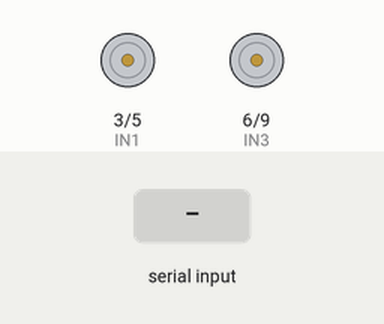
Bench run of a sketch on a simulated Arduino Uno, built with avr-gcc and run on an emulated ATmega328P. Shown: motor-driver pin pairs drawn as motors (green arrow = first pin HIGH = forward, orange = second pin HIGH = backward, longer = more drive, scaled by the enable pin). The test bench sets the inputs (shaded band).

Above: at 1.2 s.
1.3 s: "F" received over Serial
At 2.0 s:
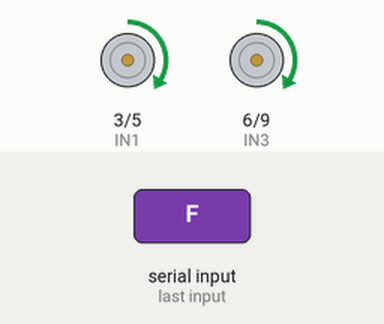
2.9 s: "B" received over Serial
At 4.1 s:
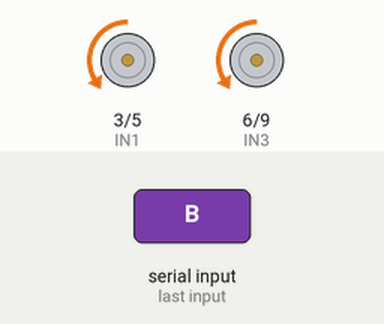
4.4 s: "L" received over Serial
At 5.2 s:
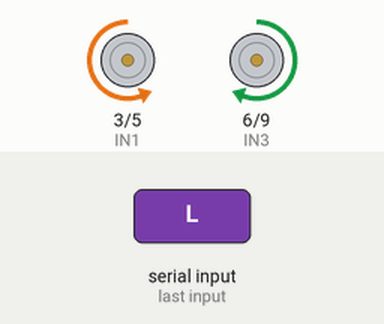
6.0 s: "R" received over Serial
At 6.5 s:
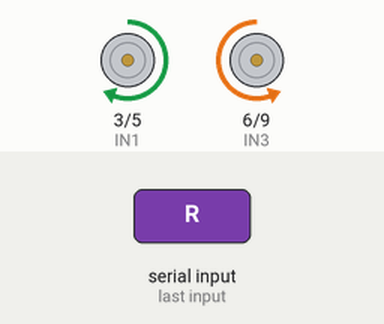
7.5 s: "I" received over Serial
At 8.0 s:
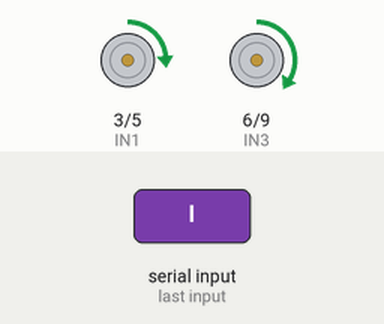
9.2 s: "G" received over Serial
At 9.9 s:
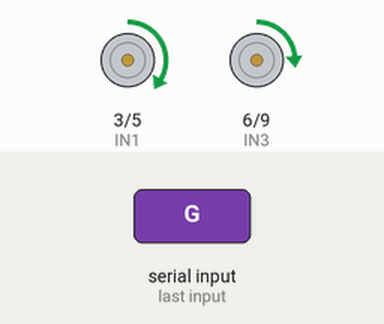
Timing chart, 0 to 11.7 s (numbered marks = the images above; inputs shaded):
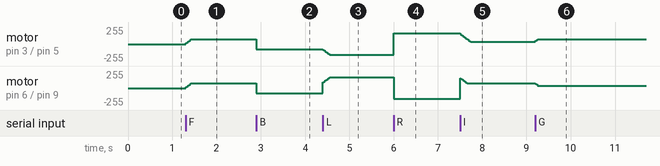

The sketch:

Version_1.ino
```cpp
// Pin definitions
#define ENA 10  // Enable/speed motor Right
#define ENB 11  // Enable/speed motor Left
#define IN1 3   // L298N in1 motor Right
#define IN2 5   // L298N in2 motor Right
#define IN3 6   // L298N in3 motor Left
#define IN4 9   // L298N in4 motor Left

// Constants for motor control
const int MAX_SPEED = 255;
const int MIN_SPEED = 0;
const int SPEED_INCREMENT = 10;
const int TURN_SPEED_REDUCTION = 2;  // Less aggressive than 4
const unsigned long ACCELERATION_DELAY = 20;  // ms between speed changes
const int TURNING_BASE_SPEED = 160;  // Base speed for turns
const unsigned long debounceDelay = 50;  // 50 ms debounce delay

// Global variables
int command = 0;        // Int to store app command state
int speedCar = 75;      // Initial speed at 75
int currentSpeedLeft = 0;
int currentSpeedRight = 0;
int targetSpeedLeft = 0;
int targetSpeedRight = 0;
unsigned long lastSpeedUpdate = 0;
unsigned long lastCommandTime = 0;

void setup() {
    // Initialize motor control pins
    pinMode(ENA, OUTPUT);
    pinMode(ENB, OUTPUT);
    pinMode(IN1, OUTPUT);
    pinMode(IN2, OUTPUT);
    pinMode(IN3, OUTPUT);
    pinMode(IN4, OUTPUT);

    // Start serial communication
    Serial.begin(9600);

    // Ensure motors are stopped at startup
    stopRobot();
}

void sendSpeedToApp() {
    Serial.print("SPEED:");
    Serial.println(speedCar);
}

void updateSpeed(int targetSpeed) {
    if (speedCar < targetSpeed) {
        speedCar += SPEED_INCREMENT;
        if (speedCar > targetSpeed) speedCar = targetSpeed;
    } else if (speedCar > targetSpeed) {
        speedCar -= SPEED_INCREMENT;
        if (speedCar < targetSpeed) speedCar = targetSpeed;
    }
    sendSpeedToApp();
}

// Gradually change motor speed to target
void adjustMotorSpeeds() {
    unsigned long currentTime = millis();
    if (currentTime - lastSpeedUpdate >= ACCELERATION_DELAY) {
        bool changed = false;

        // Adjust left motor
        if (currentSpeedLeft < targetSpeedLeft) {
            currentSpeedLeft = min(currentSpeedLeft + SPEED_INCREMENT, targetSpeedLeft);
            changed = true;
        } else if (currentSpeedLeft > targetSpeedLeft) {
            currentSpeedLeft = max(currentSpeedLeft - SPEED_INCREMENT, targetSpeedLeft);
            changed = true;
        }

        // Adjust right motor
        if (currentSpeedRight < targetSpeedRight) {
            currentSpeedRight = min(currentSpeedRight + SPEED_INCREMENT, targetSpeedRight);
            changed = true;
        } else if (currentSpeedRight > targetSpeedRight) {
            currentSpeedRight = max(currentSpeedRight - SPEED_INCREMENT, targetSpeedRight);
            changed = true;
        }

        if (changed) {
            analogWrite(ENA, currentSpeedRight);
            analogWrite(ENB, currentSpeedLeft);
            lastSpeedUpdate = currentTime;
        }
    }
}

void setMotorDirections(bool rightForward, bool leftForward) {
    digitalWrite(IN1, rightForward ? HIGH : LOW);
    digitalWrite(IN2, rightForward ? LOW : HIGH);
    digitalWrite(IN3, leftForward ? HIGH : LOW);
    digitalWrite(IN4, leftForward ? LOW : HIGH);
}

void goAhead() {
    setMotorDirections(true, true);
    targetSpeedRight = speedCar;
    targetSpeedLeft = speedCar;
}

void goBack() {
    setMotorDirections(false, false);
    targetSpeedRight = speedCar;
    targetSpeedLeft = speedCar;
}

void goRight() {
    setMotorDirections(true, false);
    targetSpeedRight = TURNING_BASE_SPEED;
    targetSpeedLeft = TURNING_BASE_SPEED;
}

void goLeft() {
    setMotorDirections(false, true);
    targetSpeedRight = TURNING_BASE_SPEED;
    targetSpeedLeft = TURNING_BASE_SPEED;
}

void goAheadRight() {
    setMotorDirections(true, true);
    targetSpeedRight = speedCar / TURN_SPEED_REDUCTION;
    targetSpeedLeft = speedCar;
}

void goAheadLeft() {
    setMotorDirections(true, true);
    targetSpeedRight = speedCar;
    targetSpeedLeft = speedCar / TURN_SPEED_REDUCTION;
}

void goBackRight() {
    setMotorDirections(false, false);
    targetSpeedRight = speedCar / TURN_SPEED_REDUCTION;
    targetSpeedLeft = speedCar;
}

void goBackLeft() {
    setMotorDirections(false, false);
    targetSpeedRight = speedCar;
    targetSpeedLeft = speedCar / TURN_SPEED_REDUCTION;
}

void stopRobot() {
    setMotorDirections(false, false);
    targetSpeedRight = 0;
    targetSpeedLeft = 0;
    currentSpeedRight = 0;
    currentSpeedLeft = 0;
    analogWrite(ENA, 0);
    analogWrite(ENB, 0);
}

void handleMovementCommand(char cmd) {
    switch (cmd) {
        case 'F': goAhead(); break;
        case 'B': goBack(); break;
        case 'L': goLeft(); break;
        case 'R': goRight(); break;
        case 'I': goAheadRight(); break;
        case 'G': goAheadLeft(); break;
        case 'J': goBackRight(); break;
        case 'H': goBackLeft(); break;
        case 'S': stopRobot(); break;
        default: Serial.println("Invalid Movement Command"); break;
    }
}

void handleControlCommand(char cmd) {
    switch (cmd) {
        case '+':
            updateSpeed(min(speedCar + SPEED_INCREMENT, MAX_SPEED));
            break;
        case '-':
            updateSpeed(max(speedCar - SPEED_INCREMENT, MIN_SPEED));
            break;
        default:
            Serial.println("Invalid Control Command");
            break;
    }
}

void loop() {
    // Handle incoming commands
    if (Serial.available() > 0) {
        unsigned long currentTime = millis();
        if (currentTime - lastCommandTime >= debounceDelay) {
            command = Serial.read();
            if (command == '+' || command == '-') {
                handleControlCommand(command);
            } else {
                handleMovementCommand(command);
            }
            lastCommandTime = currentTime;
        }
    }

    // Always call this to handle smooth speed transitions
    adjustMotorSpeeds();
}
```

Measured:
- after the input at 1.3 s, motor on pin 3 (IN1) / pin 5 (IN2), motor on pin 6 (IN3) / pin 9 (IN4): stopped → forward 75/255 at once
- after the input at 2.9 s, motor on pin 3 (IN1) / pin 5 (IN2), motor on pin 6 (IN3) / pin 9 (IN4): forward 75/255 → backward 75/255 at once
- after the input at 4.4 s, motor on pin 3 (IN1) / pin 5 (IN2): moves from backward 75/255 to backward 160/255 over 0.16 s, starting at once; motor on pin 6 (IN3) / pin 9 (IN4): moves from backward 75/255 to forward 160/255 over 0.16 s, starting at once
- after the input at 6.0 s, motor on pin 3 (IN1) / pin 5 (IN2): backward 160/255 → forward 160/255 at once; motor on pin 6 (IN3) / pin 9 (IN4): forward 160/255 → backward 160/255 at once
- after the input at 7.5 s, motor on pin 3 (IN1) / pin 5 (IN2): moves from forward 160/255 to forward 37/255 over 0.24 s, starting at once
- after the input at 9.2 s, motor on pin 3 (IN1) / pin 5 (IN2): forward 37/255 → forward 75/255 at once; motor on pin 6 (IN3) / pin 9 (IN4): forward 75/255 → forward 37/255 at once
